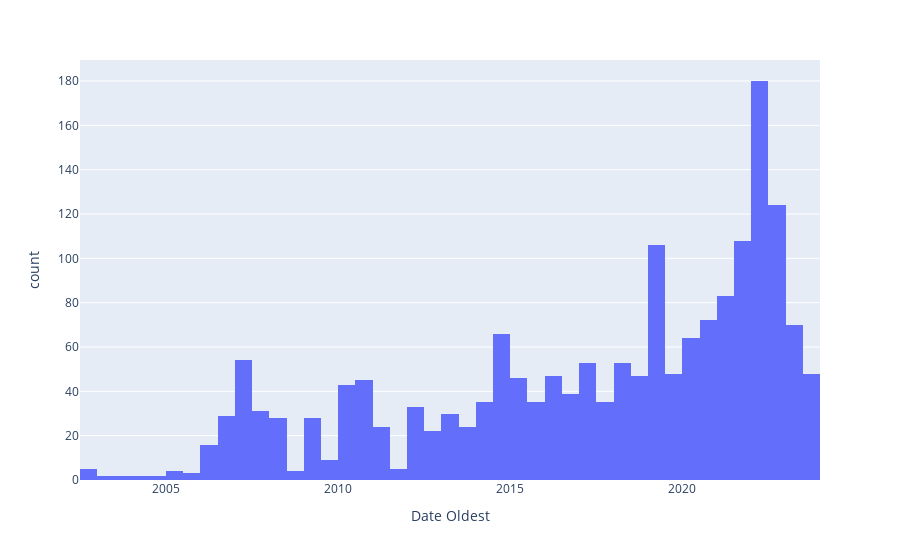

The notebook cell saved with this chart:
### Code cell
# Olders ETFs
fig = px.histogram(df_eda2, x="Date Oldest", nbins=50)
fig.show()
display(df_eda2.sort_values("Date Oldest").head(10))

### Figure 1 — Plotly figure (JSON) as saved in the notebook; plotly's stock layout.template omitted (floating-point values rounded to 4 significant figures; data arrays with more than 128 entries replaced by an {"elided": "..."} marker saying what was removed)
{"data": [{"alignmentgroup": "True", "bingroup": "x", "hovertemplate": "Date Oldest=%{x}<br>count=%{y}<extra></extra>", "legendgroup": "", "marker": {"color": "#636efa", "pattern": {"shape": ""}}, "name": "", "nbinsx": 50, "offsetgroup": "", "orientation": "v", "showlegend": false, "type": "histogram", "x": {"elided": "1821 str values"}, "xaxis": "x", "yaxis": "y"}], "layout": {"barmode": "relative", "legend": {"tracegroupgap": 0}, "margin": {"t": 60}, "xaxis": {"anchor": "y", "domain": [0, 1], "title": {"text": "Date Oldest"}}, "yaxis": {"anchor": "x", "domain": [0, 1], "title": {"text": "count"}}}}
